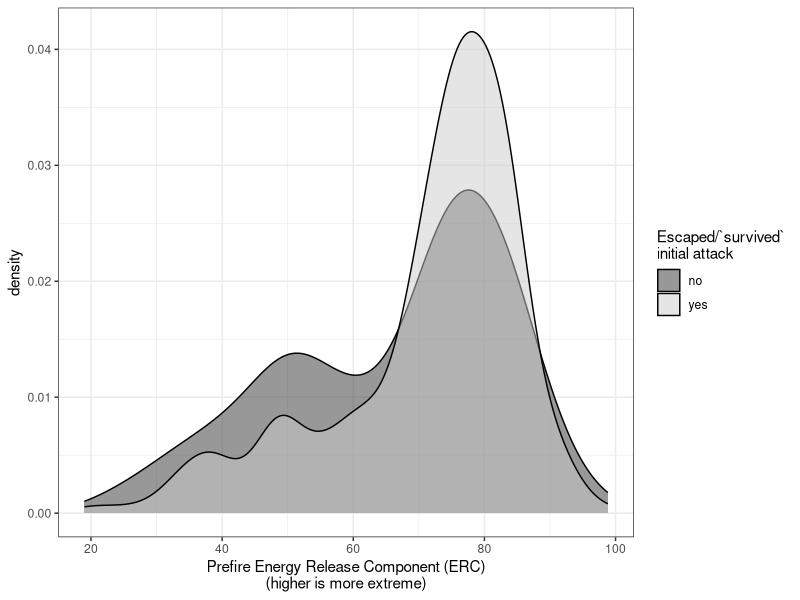
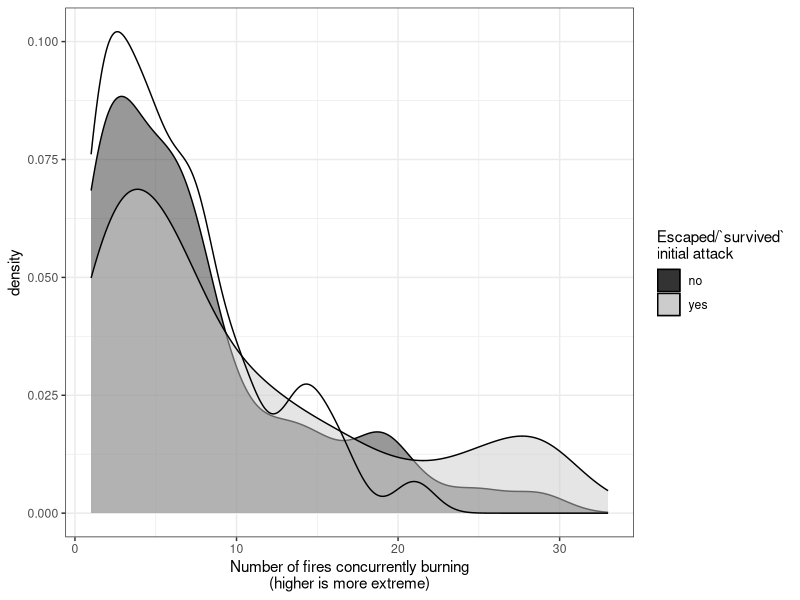
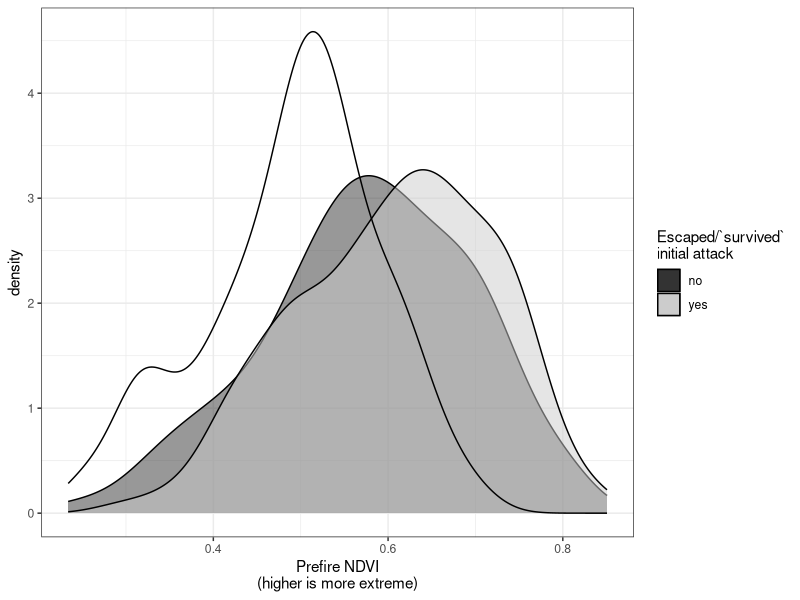
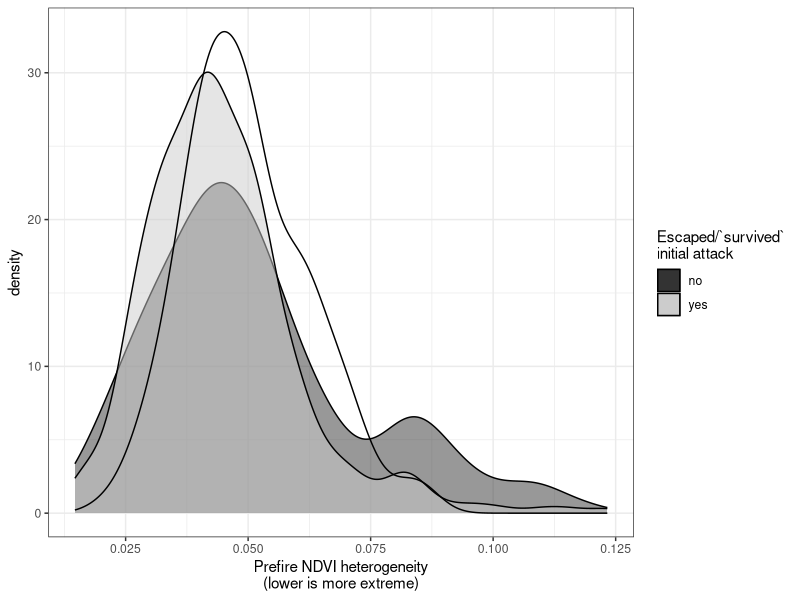
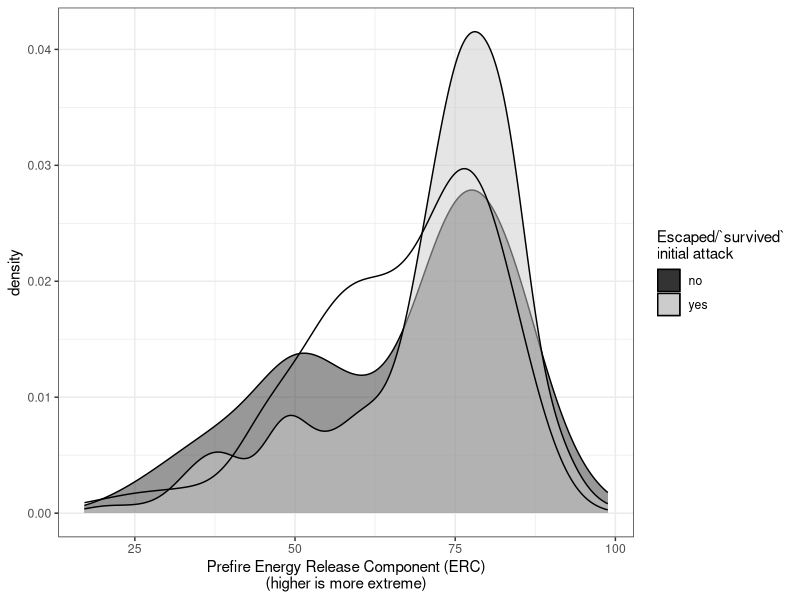
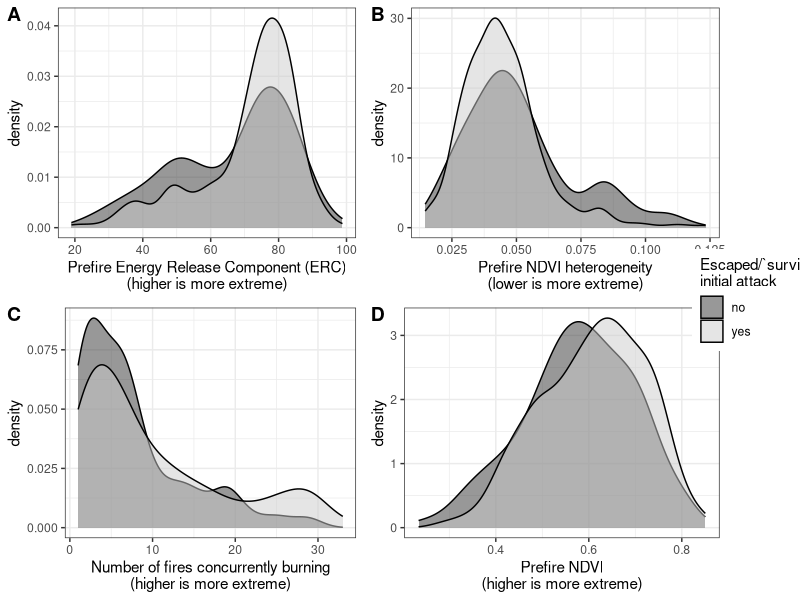
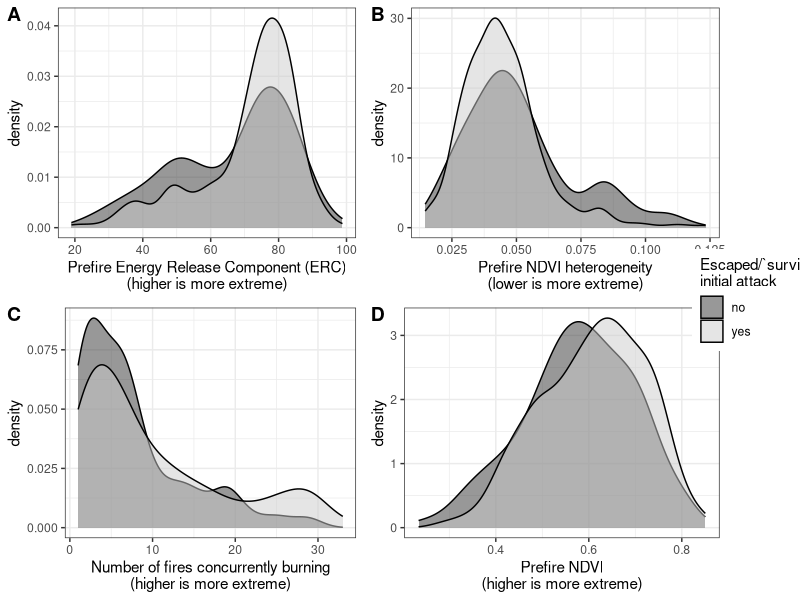

Generate these figures, in order, with R:
# Load libraries
library(tidyverse)
library(sf)
library(cowplot)

fires <- read_csv("data/data_output/merged-data-and-derived-variables.csv")

ia <-
  fires %>% 
  dplyr::filter(objective == "suppression") %>% 
  dplyr::filter(prop_ypmc > 0.5)


selection_on_concurrent_fires <-
  ggplot(ia %>% dplyr::mutate(survived_ia = ifelse(survived_ia == 1, yes = "yes", no = "no")), aes(x = simultaneous_fires, fill = survived_ia)) +
  geom_density(alpha = 0.5) +
  # geom_histogram(alpha = 0.5, bins = 100) +
  labs(x = "Number of fires concurrently burning\n(higher is more extreme)",
       fill = "Escaped/`survived`\ninitial attack") +
  theme_bw() + scale_fill_grey()

selection_on_prefire_ndvi <-
  ggplot(ia %>% dplyr::mutate(survived_ia = ifelse(survived_ia == 1, yes = "yes", no = "no")), aes(x = prefire_ndvi, fill = survived_ia)) +
  geom_density(alpha = 0.5) +
  # geom_histogram(alpha = 0.5, bins = 100) +
  labs(x = "Prefire NDVI\n(higher is more extreme)",
       fill = "Escaped/`survived`\ninitial attack") +
  theme_bw() + scale_fill_grey()

selection_on_fuel_heterogeneity <-
  ggplot(ia %>% dplyr::mutate(survived_ia = ifelse(survived_ia == 1, yes = "yes", no = "no")), aes(x = nbhd_sd_ndvi_1, fill = survived_ia)) +
  geom_density(alpha = 0.5) +
  # geom_histogram(alpha = 0.5, bins = 100) +
  labs(x = "Prefire NDVI heterogeneity\n(lower is more extreme)",
       fill = "Escaped/`survived`\ninitial attack") +
  theme_bw() + scale_fill_grey()

selection_on_erc <-
  ggplot(ia %>% dplyr::mutate(survived_ia = ifelse(survived_ia == 1, yes = "yes", no = "no")), aes(x = prefire_erc, fill = survived_ia)) +
  geom_density(alpha = 0.5) +
  # geom_histogram(alpha = 0.5, bins = 100) +
  labs(x = "Prefire Energy Release Component (ERC)\n(higher is more extreme)",
       fill = "Escaped/`survived`\ninitial attack") +
  theme_bw() + scale_fill_grey()

selection_on_erc

shared_legend = get_legend(selection_on_erc)

selection_on_concurrent_fires + geom_density(data = fires %>% filter(objective == "wfu"), aes(x = simultaneous_fires), inherit.aes = FALSE)
selection_on_prefire_ndvi + geom_density(data = fires %>% filter(objective == "wfu"), aes(x = prefire_ndvi), inherit.aes = FALSE)
selection_on_fuel_heterogeneity + geom_density(data = fires %>% filter(objective == "wfu"), aes(x = nbhd_sd_ndvi_1), inherit.aes = FALSE)
selection_on_erc + geom_density(data = fires %>% filter(objective == "wfu"), aes(x = prefire_erc), inherit.aes = FALSE)

panel_grid <- plot_grid(selection_on_erc + theme(legend.position = "none"),
                        selection_on_fuel_heterogeneity + theme(legend.position = "none"),
                        selection_on_concurrent_fires + theme(legend.position = "none"),
                        selection_on_prefire_ndvi + theme(legend.position = "none"),
                        nrow = 2, ncol = 2,
                        labels = LETTERS[1:4])

selection_panel_plot <- plot_grid(panel_grid, shared_legend, rel_widths = c(1, 0.1))
selection_panel_plot

ggsave(plot = selection_panel_plot, filename = "figures/selection-on-burning-conditions.png")
